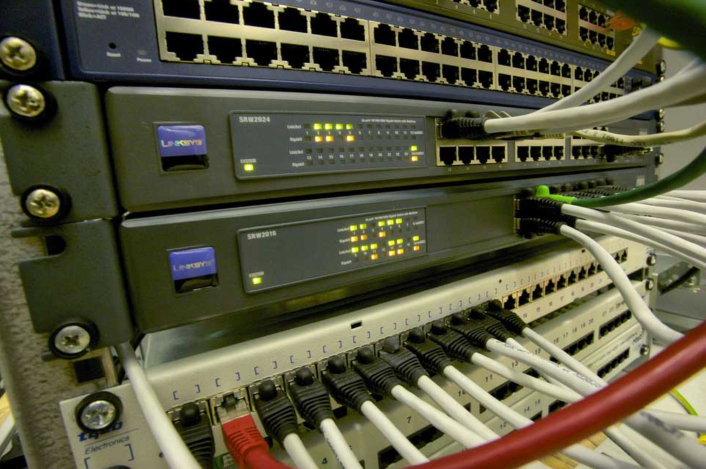
#> input picture pic/color3.jpg, 1411 x 937 px (shown at 1/2 size)
$ python test06.py
#> lines starting #> are read from the running program, lines starting #| are printed output that depends on the picture; after the words box and inside, x2 and y2 are one past the last pixel; in counts of white or black regions, pixels touching at a corner belong together
import cv2
import numpy as np

font = cv2.FONT_HERSHEY_SIMPLEX
#定义窗口名称
winName='Colors of the rainbow'
#定义滑动条回调函数，此处pass用作占位语句保持程序结构的完整性
def nothing(x):
    pass
img_original=cv2.imread('pic/color3.jpg')
#> img_original is the input picture: shape (937, 1411, 3); mean B, G, R 64.3, 87.9, 89.5
img_original = cv2.resize(img_original, (800, 600), interpolation=cv2.INTER_AREA)
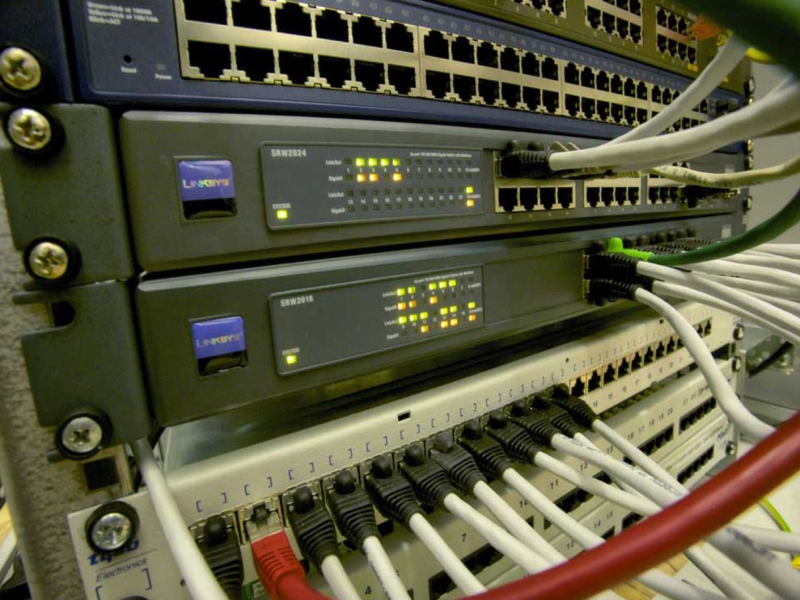
#> img_original: shape (600, 800, 3); mean B, G, R 64.3, 87.9, 89.5
#颜色空间的转换
img_hsv=cv2.cvtColor(img_original,cv2.COLOR_BGR2HSV)
#> img_hsv: shape (600, 800, 3); mean H, S, V 41, 104.2, 93.3
#新建窗口
cv2.namedWindow(winName)
#新建6个滑动条，表示颜色范围的上下边界，这里滑动条的初始化位置即为黄色的颜色范围
cv2.createTrackbar('LowerbH',winName,27,255,nothing)
cv2.createTrackbar('LowerbS',winName,160,255,nothing)
cv2.createTrackbar('LowerbV',winName,215,255,nothing)
cv2.createTrackbar('UpperbH',winName,83,255,nothing)
cv2.createTrackbar('UpperbS',winName,255,255,nothing)
cv2.createTrackbar('UpperbV',winName,255,255,nothing)
while(1):
    #函数cv2.getTrackbarPos()范围当前滑块对应的值
    lowerbH=cv2.getTrackbarPos('LowerbH',winName)
    lowerbS=cv2.getTrackbarPos('LowerbS',winName)
    lowerbV=cv2.getTrackbarPos('LowerbV',winName)
    upperbH=cv2.getTrackbarPos('UpperbH',winName)
    upperbS=cv2.getTrackbarPos('UpperbS',winName)
    upperbV=cv2.getTrackbarPos('UpperbV',winName)
    #得到目标颜色的二值图像，用作cv2.bitwise_and()的掩模
    img_target=cv2.inRange(img_original,(lowerbH,lowerbS,lowerbV),(upperbH,upperbS,upperbV))
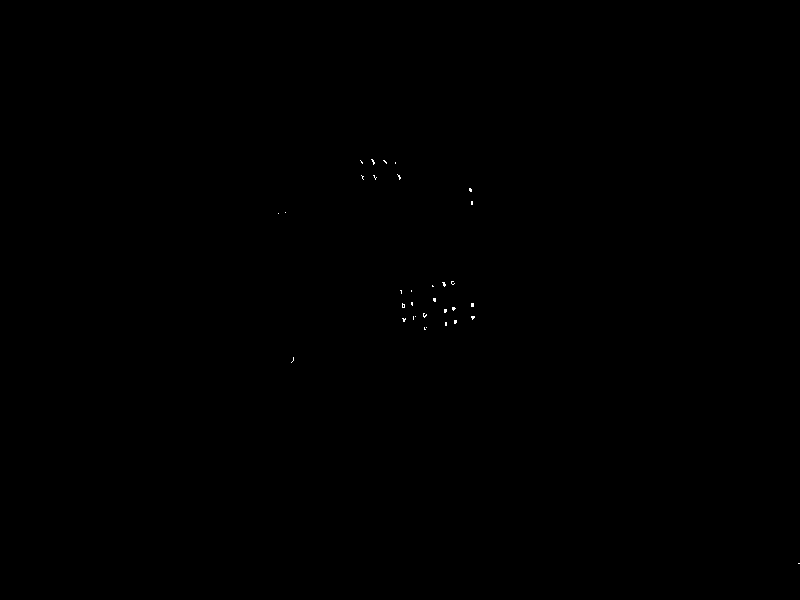
#> img_target: shape (600, 800); 0.05% white in thin lines or dots, all inside (x1, y1, x2, y2) = (278, 159, 800, 564)
    #输入图像与输入图像在掩模条件下按位与，得到掩模范围内的原图像
    img_specifiedColor=cv2.bitwise_and(img_original,img_original,mask=img_target)
    cv2.imshow(winName,img_specifiedColor)
    """contours, hierarchy = cv2.findContours(img_target, cv2.RETR_EXTERNAL, cv2.CHAIN_APPROX_NONE)
    #contours2, hierarchy2 = cv2.findContours(mask_red, cv2.RETR_EXTERNAL, cv2.CHAIN_APPROX_NONE)

    for cnt in contours:
        (x, y, w, h) = cv2.boundingRect(cnt)
        cv2.rectangle(img_original, (x, y), (x + w, y + h), (0, 255, 255), 2)
        cv2.putText(img_original, "g", (x, y - 5), font, 0.7, (0, 255, 0), 2)


    cv2.imshow("result", img_original)"""
    if cv2.waitKey(1)==ord('q'):
#> (key q is pressed here)
        break
cv2.destroyAllWindows()
